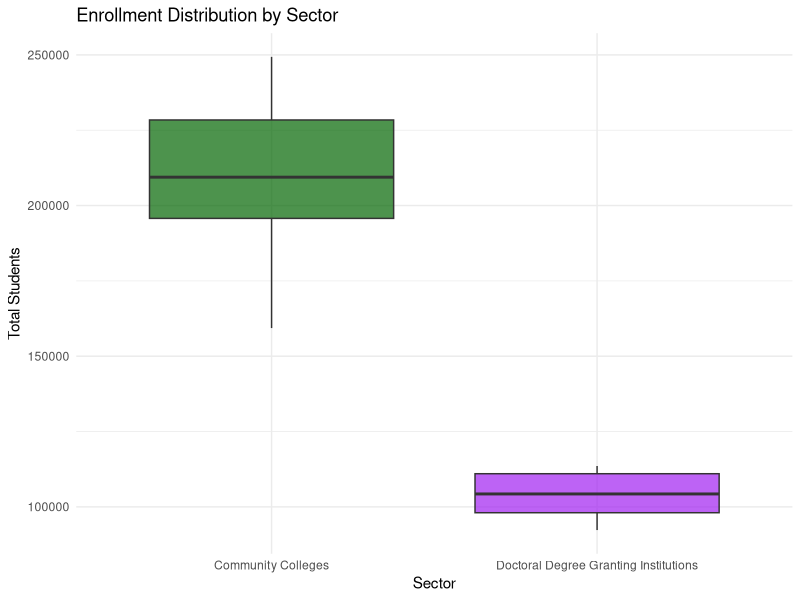

Write R code to recreate this figure.
## ---- chunk 1
#| message: false
#| warning: false
library(tidyverse)

# Load the data
ny_data <- read_csv("../data/race_ny.csv")

# Clean data: 
# Remove commas and filter for two groups
comparison_data <- ny_data |>
  mutate(total_enroll = as.numeric(gsub(",", "", `Total Enrollment`))) |>
  filter(`Institution Sector` %in% c("Community Colleges", "Doctoral Degree Granting Institutions")) |>
  rename(sector = `Institution Sector`)
## ---- chunk 2
#| label: fig-boxplot-skew
#| fig-cap: "Boxplot comparing Total Enrollment across two SUNY sectors."
#| fig-alt: "A boxplot showing Community Colleges have much higher total enrollment than Doctoral Institutions. Both groups show potential outliers and a non-symmetrical distribution, indicating skewness."
ggplot(comparison_data, aes(x = sector, y = total_enroll, fill = sector)) +
  geom_boxplot(alpha = 0.7) +
  scale_fill_manual(values = c("darkgreen", "purple")) +
  labs(title = "Enrollment Distribution by Sector",
       x = "Sector",
       y = "Total Students") +
  theme_minimal() +
  guides(fill = "none")
## ---- chunk 3
#| label: wilcox-test
wilcox_results <- wilcox.test(total_enroll ~ sector, data = comparison_data)
wilcox_results
## ---- chunk 4
#| label: t-test
t_results <- t.test(total_enroll ~ sector, data = comparison_data)
t_results
